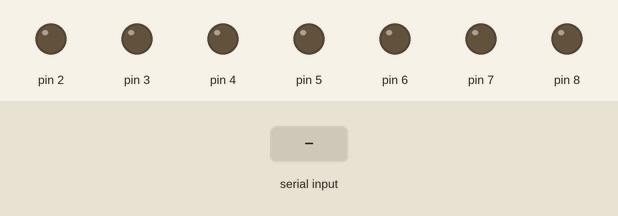
Bench run of a sketch on a simulated Arduino Uno, built with avr-gcc and run on an emulated ATmega328P. On the bench: output pins drawn as LEDs (lit = HIGH). Inputs (shaded band) come from the test bench.

Above: at 1.2 s.
1.3 s: "a" received over Serial
At 1.7 s:
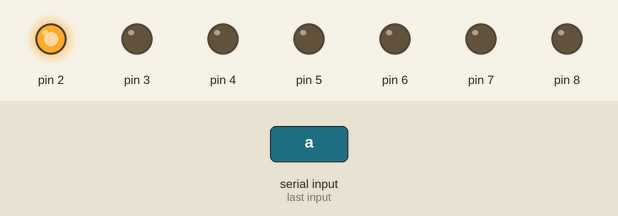
2.8 s: "b" received over Serial
At 4.0 s:
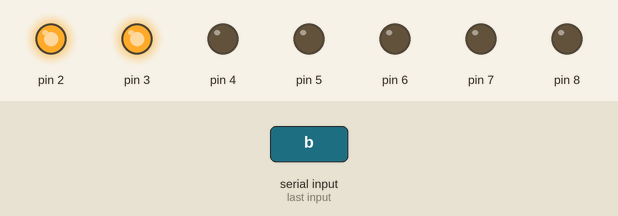
4.3 s: "c" received over Serial
At 5.2 s:
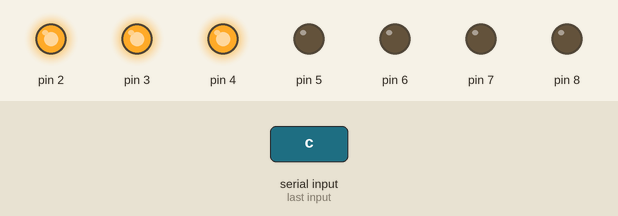
5.8 s: "d" received over Serial
At 6.3 s:
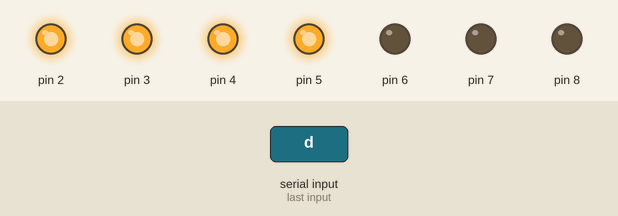
7.3 s: "e" received over Serial
At 8.5 s:
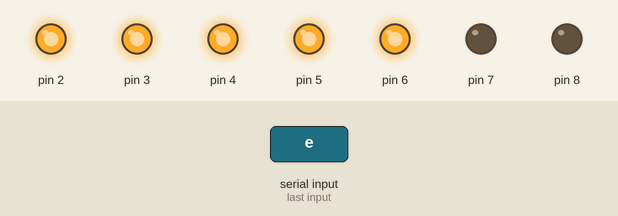
8.8 s: "f" received over Serial
At 9.8 s:
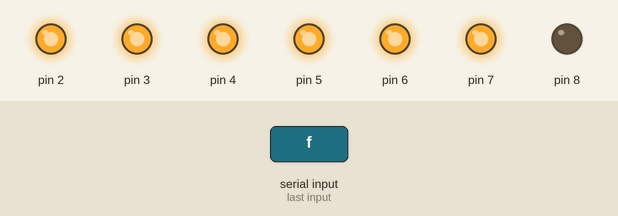
Timing chart, 0 to 11.3 s (numbered marks = the images above; inputs shaded):
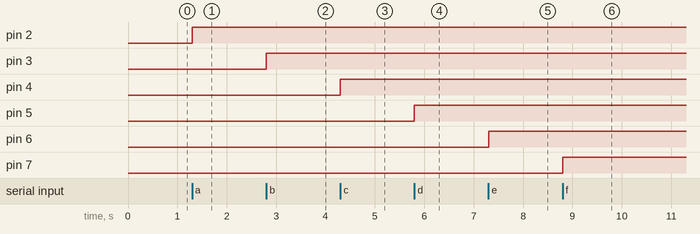

Measured:
- after the input at 1.3 s, pin 2: LOW → HIGH at once
- after the input at 2.8 s, pin 3: LOW → HIGH at once
- after the input at 4.3 s, pin 4: LOW → HIGH at once
- after the input at 5.8 s, pin 5: LOW → HIGH at once
- after the input at 7.3 s, pin 6: LOW → HIGH at once
- after the input at 8.8 s, pin 7: LOW → HIGH at once

The sketch:

onboard_light_cont.ino
```cpp
void setup() {
  // initialize serial communication:
  Serial.begin(9600);
   // initialize the LED pins:
      for (int thisPin = 2; thisPin <=8; thisPin++) {
        pinMode(thisPin, OUTPUT);
      }
}

void loop() {
  // read the sensor:
  if (Serial.available() > 0) {
    int inByte = Serial.read();
    // do something different depending on the character received.
    // The switch statement expects single number values for each case;
    // in this exmaple, though, you're using single quotes to tell
    // the controller to get the ASCII value for the character.  For
    // example 'a' = 97, 'b' = 98, and so forth:

    switch (inByte) {
    case 'a':
      digitalWrite(2, HIGH);
      break;
    case 'b':
      digitalWrite(3, HIGH);
      break;
    case 'c':
      digitalWrite(4, HIGH);
      break;
    case 'd':
      digitalWrite(5, HIGH);
      break;
    case 'e':
      digitalWrite(6, HIGH);
      break;
    case 'f':
      digitalWrite(7, HIGH);
      break;
    case 'A':
      digitalWrite(2, LOW);
      break;
    case 'B':
      digitalWrite(3, LOW);
      break;
    case 'C':
      digitalWrite(4, LOW);
      break;
    case 'D':
      digitalWrite(5, LOW);
      break;
    case 'E':
      digitalWrite(6, LOW);
      break;
    case 'F':
      digitalWrite(7, LOW);
      break;
    default:
      // turn all the LEDs off:
      for (int thisPin = 2; thisPin <= 9; thisPin++) {
        digitalWrite(thisPin, LOW);
      }
    }
  }
}
```
